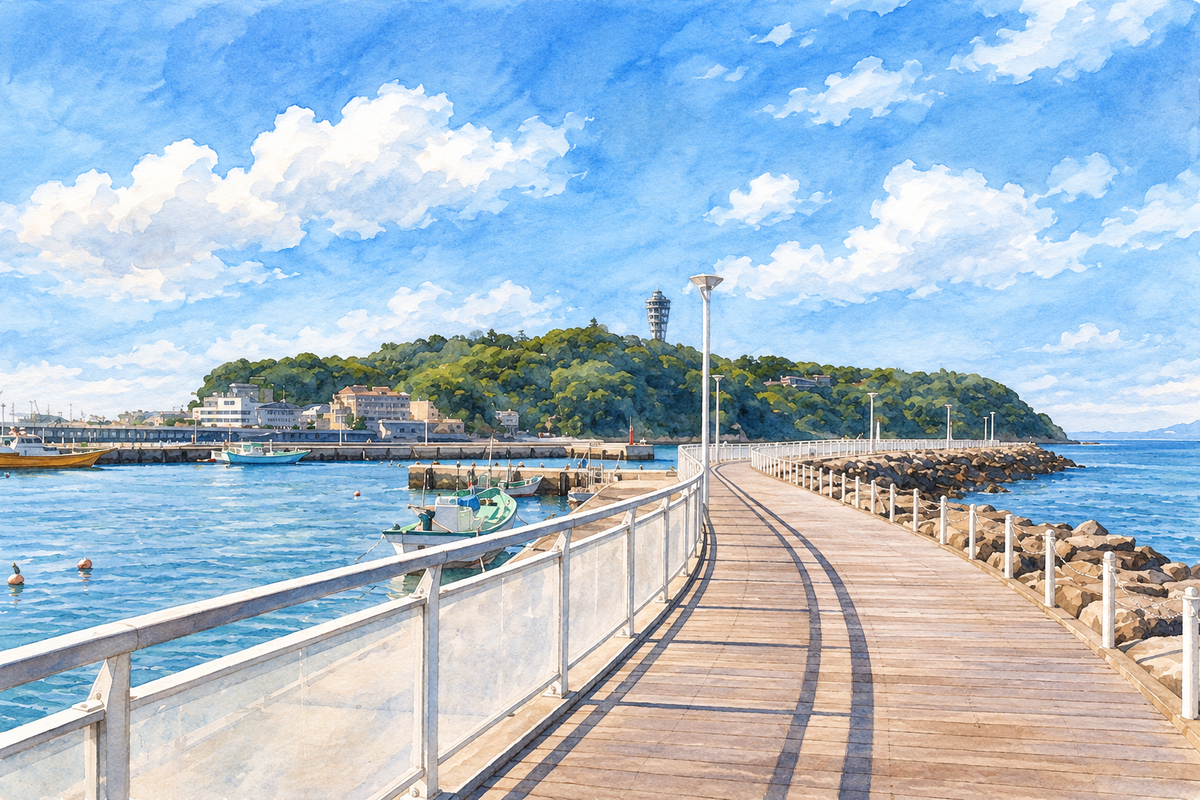
#> input picture assets/AI/kamakura-enoshima.png, 1200 x 800 px
$ python gen_slides.py
#> lines starting #> are read from the running program, lines starting #| are printed output that depends on the picture
import colorsys, os
from PIL import Image
ROOT=os.path.dirname(os.path.dirname(os.path.abspath(__file__)))
# ---------- accent from photo ----------
# [4 lines left out: function lum, not called in this run]
def contrast(a,b):
    la,lb=lum(a),lum(b); return (max(la,lb)+0.05)/(min(la,lb)+0.05)
PAPER=(247,242,226); DPAPER=(30,34,41)
def hexc(rgb): return '#%02x%02x%02x'%tuple(int(round(x)) for x in rgb)
def candidates(fn):
#> called with fn = 'AI/kamakura-enoshima.png'
    im=Image.open(os.path.join(ROOT,'assets',fn)).convert('RGB'); w,h=im.size
#> in candidates, im is the input picture: PIL image 1200x800 RGB; mean R, G, B 167.4, 188, 205.7
#> after `w, h = im.size`: w = 1200; h = 800
    im=im.crop((0,int(h*0.35),w,h)); im.thumbnail((160,160))
#> after `im = im.crop((0, int(h * 0.35), w, h))`:
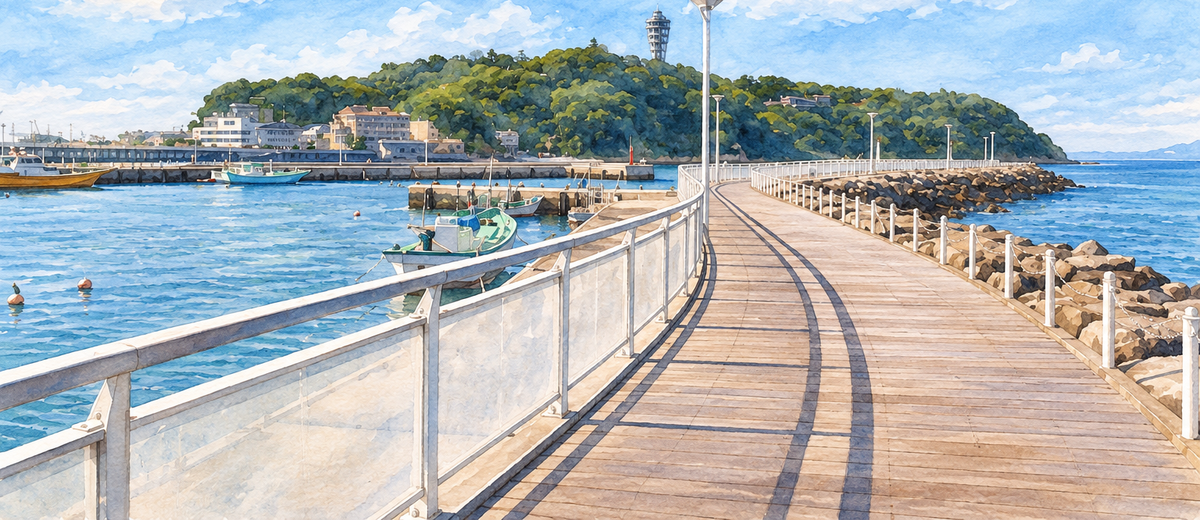
#> im: PIL image 1200x520 RGB; mean R, G, B 173.8, 179.5, 182.5
#> after `im.thumbnail((160, 160))`:
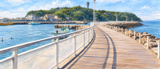
#> im: PIL image 160x69 RGB; mean R, G, B 173.7, 179.4, 182.3
    q=im.quantize(8,method=Image.Quantize.MEDIANCUT); pal=q.getpalette()[:24]; cnt=sorted(q.getcolors(),reverse=True)
#> after `q = im.quantize(8, method=Image.Quantize.MEDIANCUT)`:
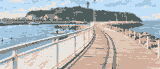
#> q: PIL image 160x69 P; mean R, G, B 178, 180.2, 180.8
#> after `pal = q.getpalette()[:24]`: pal = [234, 228, 223, 193, 223, 247, 223, 200, 183, 166, 200, 225, 208, 176, 157, 144, 173, 192, 135, 137, 135, 79, 93, 93]
#> after `cnt = sorted(q.getcolors(), reverse=True)`: cnt = [(1896, 4), (1587, 0), (1490, 2), (1339, 1), (1315, 6), (1273, 7), (1100, 5), (1040, 3)]
    scored=[]
    for n,i in cnt:
        r,g,b=pal[i*3:i*3+3]; h,l,s=colorsys.rgb_to_hls(r/255,g/255,b/255)
        score=s*(n/cnt[0][0])**0.35*(1-abs(l-0.5))*(0.55 if 0.52<h<0.70 else 1)
        scored.append((score,h,s))
#> this loop made 8 passes
#> (n, i, r, g, b, h, l, s) on passes 1 to 8: (1896, 4, 208, 176, 157, 0.0621, 0.716, 0.352), (1587, 0, 234, 228, 223, 0.0758, 0.896, 0.208), (1490, 2, 223, 200, 183, 0.0708, 0.796, 0.385), (1339, 1, 193, 223, 247, 0.574, 0.863, 0.771), (1315, 6, 135, 137, 135, 0.333, 0.533, 0.0084), (1273, 7, 79, 93, 93, 0.5, 0.337, 0.0814), (1100, 5, 144, 173, 192, 0.566, 0.659, 0.276), (1040, 3, 166, 200, 225, 0.571, 0.767, 0.496)
#> after the loop, scored = [(0.276, 0.0621, 0.352), (0.118, 0.0758, 0.208), (0.249, 0.0708, 0.385), (0.239, 0.574, 0.771), (0.00715, 0.333, 0.0084), (0.0593, 0.5, 0.0814), (0.105, 0.566, 0.276), (0.162, 0.571, 0.496)]
    scored.sort(reverse=True)
    return scored[:5]
def hue_dist(a,b):
    d=abs(a-b)%1.0; return min(d,1-d)
# [7 lines left out: function solve, not called in this run]
IMG={'cover':'AI/kamakura-enoshima.png','naka':'AI/江之島弁財天仲見世通.png','hetsu':'AI/江島神社 邊津宮.png','candle':'AI/江之島海蠟燭.png','aqua':'AI/新江之島水族館.png','iwaya':'AI/江之島岩屋.png','koko':'AI/鎌倉高校前電列車.png','uomi':'AI/江之島魚亭.png','tobi':'AI/とびっちょ 本店.png','madu':'AI/CafeMadu ENOSHIMA.png'}
# 先各自取候選重點色，再依信心高低依序挑選，避免多頁撞成同一色系
CAND={k:candidates(v) for k,v in IMG.items()}
#> (the run stopped early here; a loop or call above may not have finished)
